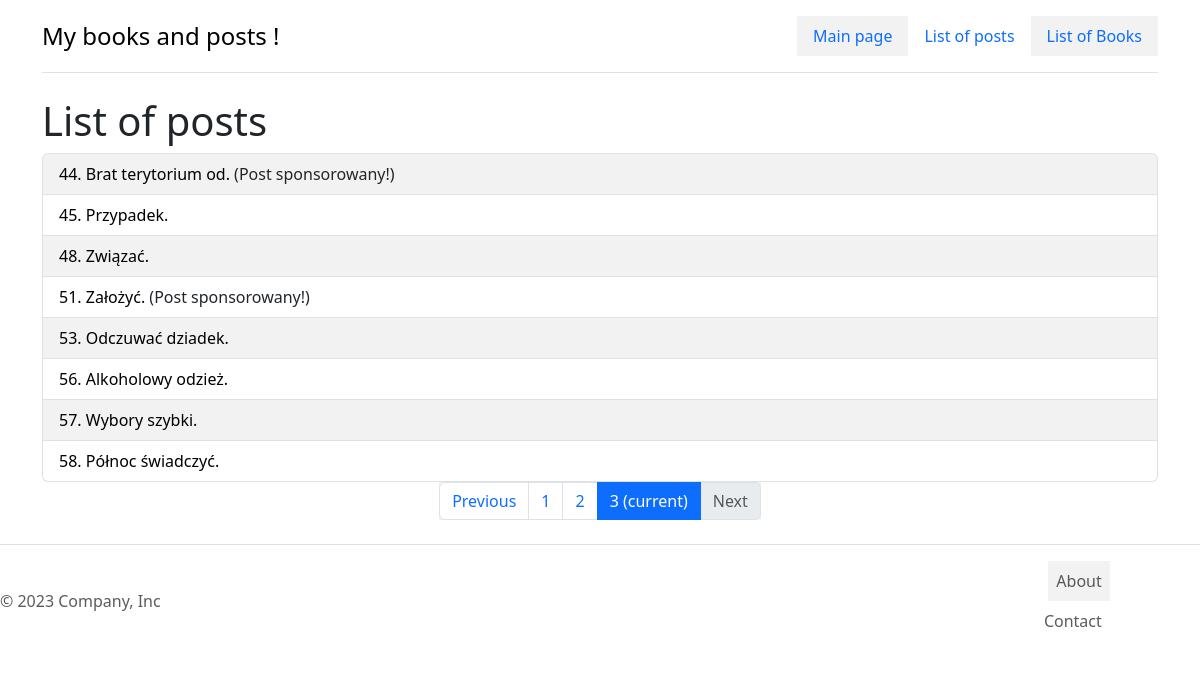
Page /posts/?page=3 on the earlier database version.
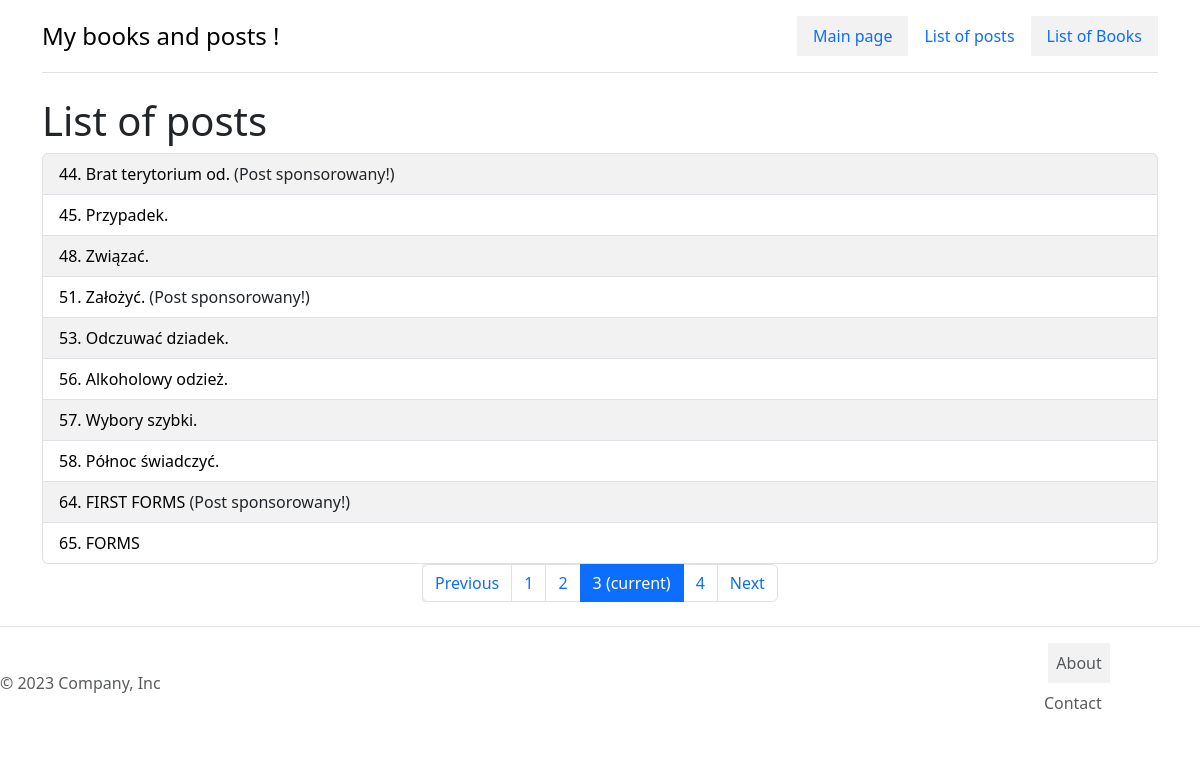
Same page on the later database version.
### posts/models.py (models this page shows, shortened)
class Timestamped(models.Model, CheckAgeMixin):
    created = models.DateTimeField(auto_now_add=True)
    modified = models.DateTimeField(auto_now_add=True)
    class Meta:
        abstract = True

class Post(Timestamped):
    title = models.CharField(verbose_name='Tytuł' ,max_length=250)
    content = models.TextField(verbose_name='Treść')
    published = models.BooleanField(verbose_name='Opublikowany', default=False)
    sponsored = models.BooleanField(verbose_name='Sponsorowany', default=False)
    author = models.ForeignKey("auth.User", on_delete=models.CASCADE, related_name="posts")
    tags = models.ManyToManyField("tags.Tag", related_name="posts")
    categories = models.ManyToManyField(Category, related_name='posts', blank=True)
    example_file = models.FileField(upload_to='posts/examples/', blank=True, null=True)
    image = models.ImageField(upload_to="posts/images/%Y/%m/%d", null=True)

### posts/views.py (the view)
# urls.py: path('', posts_list, name='list'),
def posts_list(request):
    posts = Post.objects.filter(published=True)
    q = request.GET.get("q")
    if q:
        posts = posts.filter(title__icontains=q)
    paginator = Paginator(posts, 10)
    page_number = request.GET.get('page')
    posts_list = paginator.get_page(page_number)
    context = {'posts_list': posts_list}
    return render(request, 'posts/list.html', context)

### posts/templates/posts/list.html
{% extends 'base.html' %}
{% load static %}
{% block styles %}
<link href="{% static 'posts/css/style.css' %}" rel="stylesheet">
{% endblock %}
{% block content %}
    <h1> List of posts </h1>
    <ul class="list-group">
        {% for post in posts_list %}
            <li class="list-group-item">
                <a href="{% url 'posts:details' post.id %}"> {{ post.id }}. {{ post.title }} </a>
                {% if post.sponsored %}
                    (Post sponsorowany!)
                {% endif %}
            </li>
        {% endfor %}
    </ul>
<nav aria-label="Page navigation">
     <ul class="pagination justify-content-center">
         {% if posts_list.has_previous %}
         <li class="page-item">
            <a class="page-link" href="?page={{ posts_list.previous_page_number }}">Previous</a>
         </li>
         {% else %}
         <li class="page-item disabled">
            <a class="page-link" href="#" tabindex="-1" aria-disabled="True">Previous</a>
         </li>
             {% endif %}
             {% for i in posts_list.paginator.page_range %}
             {% if posts_list.number == i %}
         <li class="page-item active" aria-current="page">
         <span class="page-link">
             {{ i }}
             <span class="sr-only">(current)</span>
         </span>
         </li>
             {% else %}
             <li class="page-item"><a class="page-link" href="?page={{ i }}">{{ i }}</a></li>
             {% endif %}
             {% endfor %}
             {% if posts_list.has_next %}
             <li class="page-item">
             <a class="page-link" href="?page={{ posts_list.next_page_number }}">Next</a>
         </li>
             {% else %}
             <li class="page-item disabled">
             <a class="page-link" href="#" tabindex="-1" aria-disabled="True">Next</a>
         </li>
         {% endif %}
    </ul>
</nav>
{% endblock %}

### main/templates/base.html (shortened to what this page needs)
{% load static %}
<!DOCTYPE html>
<html lang="en">
<head>
    <link href="https://cdn.jsdelivr.net/npm/bootstrap@5.3.0-alpha3/dist/css/bootstrap.min.css" rel="stylesheet"
>
    <link href="{% static 'main/css/style.css' %}" rel="stylesheet">
    {% block styles %} {% endblock %}
</head>
<body>
        <div class="container">
        <header class="d-flex flex-wrap justify-content-center py-3 mb-4 border-bottom">
          <a href="/" class="d-flex align-items-center mb-3 mb-md-0 me-md-auto link-body-emphasis text-decoration-none">
            <span class="fs-4"> My books and posts !</span>
          </a>
          <ul class="nav nav-pills">
            <li class="nav-item">
                <a href="{% url 'main:hello' %}" class="nav-link"> Main page</a>
            </li>
              <li class="nav-item">
                  <a href="{% url 'posts:list' %}" class="nav-link"> List of posts</a>
              </li>
            <li class="nav-item">
                  <a href="{% url 'books:list' %}" class="nav-link"> List of Books</a>
              </li>
          </ul>
        </header>
        </div>
    <div class="container">
        {% block content %}
        {% endblock %}
    </div>
    <footer class="d-flex flex-wrap justify-content-between align-items-center py-3 my-4 border-top">
    <p class="col-md-4 mb-0 text-body-secondary">© 2023 Company, Inc</p>
    <a href="/" class="col-md-4 d-flex align-items-center justify-content-center mb-3 mb-md-0 me-md-auto link-body-emphasis text-decoration-none">
      <svg class="bi me-2" width="40" height="32"><use xlink:href="#bootstrap"></use></svg>
    </a>
        <nav>
            <ul class="nav col-md-4 justify-content-end">
                <li class="nav-item">
                    <a href="{% url 'main:about' %}" class="nav-link px-2 text-body-secondary"> About </a>
                </li>
                <li class="nav-item">
                    <a href="{% url 'main:contact' %}" class="nav-link px-2 text-body-secondary"> Contact </a>
                </li>
            </ul>
        </nav>
    </footer>
</body>
</html>

### main/static/main/css/style.css (style rules this page uses)
body { background-color: #fff; }

### posts/static/posts/css/style.css (style rules this page uses)
ul { list-style-type : none; }
ul li:nth-child(odd) { background-color : #f2f2f2; }
ul li a { color : #000; text-decoration : none; }

Differences in the rows shown:
added Post: id "64", title "FIRST FORMS", sponsored "(Post sponsorowany!)"
added Post: id "65", title "FORMS"
Other differences:
new list line: "4"
